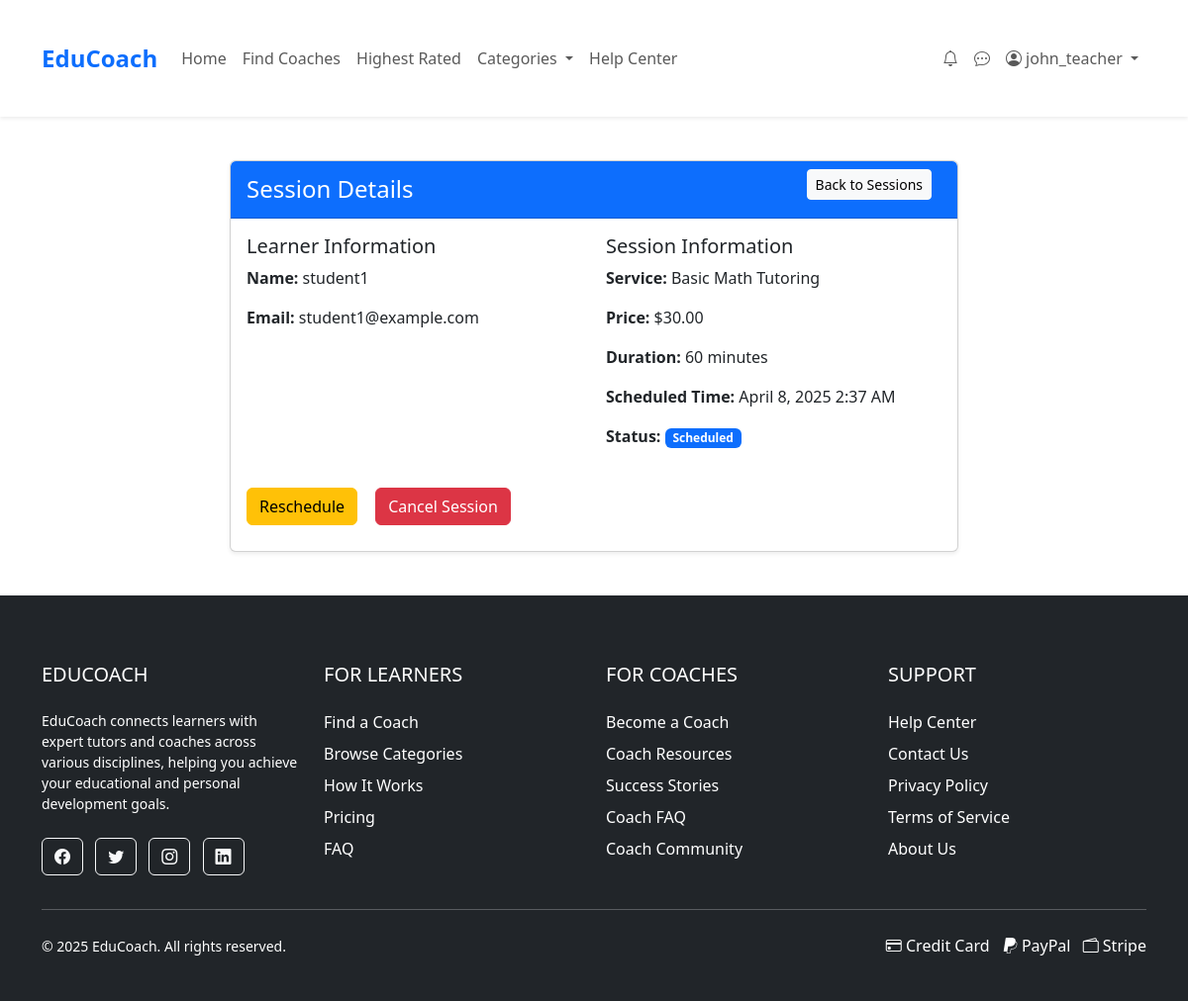
Screenshot of /pages/view-session.php?id=1 (signed in) with the database file from the repository.
### tables this page shows
CREATE TABLE IF NOT EXISTS Sessions (
    session_id INT PRIMARY KEY AUTO_INCREMENT,
    inquiry_id INT,
    learner_id INT,
    coach_id INT,
    tier_id INT,
    scheduled_time DATETIME,
    duration INT,  
    status ENUM('scheduled', 'completed', 'cancelled'),
    created_at TIMESTAMP DEFAULT CURRENT_TIMESTAMP
);

CREATE TABLE IF NOT EXISTS ServiceTiers (
    tier_id INT PRIMARY KEY AUTO_INCREMENT,
    coach_id INT,
    name VARCHAR(50) NOT NULL,
    description TEXT,
    price DECIMAL(8,2) NOT NULL,
    is_popular TINYINT(1) DEFAULT 0
);

### pages/view-session.php (the view, shortened to what this page needs)
<?php
require_once __DIR__ . '/../includes/db_connection.php';
$user_id = $_SESSION['user_id'];
$session_id = (int)$_GET['id'];
$stmt = $pdo->prepare("SELECT user_type FROM Users WHERE user_id = ?");
$stmt->execute([$user_id]);
$user = $stmt->fetch(PDO::FETCH_ASSOC);
$is_coach = ($user['user_type'] === 'business');
try {
    if ($is_coach) {
        $stmt = $pdo->prepare("
            SELECT s.*, u.username as learner_name, u.email as learner_email,
                   st.name as tier_name, st.price,
                   c.coach_id
            FROM sessions s
            JOIN Users u ON s.learner_id = u.user_id
            JOIN ServiceTiers st ON s.tier_id = st.tier_id
            JOIN Coaches c ON s.coach_id = c.coach_id
            WHERE s.session_id = ? AND c.user_id = ?
        ");
    }
    $stmt->execute([$session_id, $user_id]);
    $session = $stmt->fetch(PDO::FETCH_ASSOC);
} catch (PDOException $e) {
    echo "<div class='alert alert-danger'>Error retrieving session: " . $e->getMessage() . "</div>";
    exit;
}
$pending_reschedule = null;
try {
    $stmt = $pdo->prepare("
        SELECT r.*, u.username as requester_name
        FROM RescheduleRequests r
        JOIN Users u ON r.requester_id = u.user_id
        WHERE r.session_id = ? AND r.status = 'pending'
    ");
    $stmt->execute([$session_id]);
    $pending_reschedule = $stmt->fetch(PDO::FETCH_ASSOC);
} catch (PDOException $e) {
    error_log("Error checking reschedule requests: " . $e->getMessage());
}
include __DIR__ . '/../includes/header.php';
?>
<div class="container my-4">
    <div class="row">
        <div class="col-md-8 mx-auto">
            <div class="card shadow-sm">
                <div class="card-header bg-primary text-white d-flex justify-content-between align-items-center">
                    <h4 class="mb-0">Session Details</h4>
                    <a href="session.php" class="btn btn-light btn-sm">Back to Sessions</a>
                </div>
                <div class="card-body">
                    <div class="row mb-4">
                        <div class="col-md-6">
                            <h5><?= $is_coach ? 'Learner' : 'Coach' ?> Information</h5>
                            <p><strong>Name:</strong> <?= htmlspecialchars($is_coach ? $session['learner_name'] : $session['coach_name']) ?></p>
                            <p><strong>Email:</strong> <?= htmlspecialchars($is_coach ? $session['learner_email'] : $session['coach_email']) ?></p>
                        </div>
                        <div class="col-md-6">
                            <h5>Session Information</h5>
                            <p><strong>Service:</strong> <?= htmlspecialchars($session['tier_name']) ?></p>
                            <p><strong>Price:</strong> $<?= number_format($session['price'], 2) ?></p>
                            <p><strong>Duration:</strong> <?= $session['duration'] ?? '60' ?> minutes</p>
                            <p><strong>Scheduled Time:</strong> <?= date('F j, Y g:i A', strtotime($session['scheduled_time'])) ?></p>
                            <p>
                                <strong>Status:</strong>
                                <span class="badge bg-<?=
                                    $session['status'] === 'completed' ? 'success' :
                                    ($session['status'] === 'cancelled' ? 'danger' : 'primary')
                                ?>">
                                    <?= ucfirst($session['status']) ?>
                                </span>
                            </p>
                        </div>
                    </div>
                    <?php if ($session['status'] === 'scheduled'): ?>
                        <div class="row">
                            <div class="col-12">
                                <div class="d-flex gap-2">
                                    <?php if (!$pending_reschedule): ?>
                                        <button class="btn btn-warning reschedule-session" data-session-id="<?= $session['session_id'] ?>">
                                            Reschedule
                                        </button>
                                    <?php endif; ?>
                                    <button class="btn btn-danger cancel-session" data-session-id="<?= $session['session_id'] ?>">
                                        Cancel Session
                                    </button>
                                </div>
                            </div>
                        </div>
                    <?php endif; ?>
                </div>
            </div>
        </div>
    </div>
</div>
<div class="toast-container position-fixed top-0 end-0 p-3" style="z-index: 11000;">
</div>
<?php include __DIR__ . '/../includes/footer.php'; ?>

### assets/css/styles.css (style rules this page uses)
body { font-family: 'Arial', sans-serif; color: #333; line-height: 1.6; }
.card { border-radius: 8px; overflow: hidden; transition: transform 0.3s, box-shadow 0.3s; }
.container { max-width: 1200px; margin: 0 auto; padding: 20px; }
.btn { margin-right: 10px; margin-bottom: 10px; }

### rows the page displays
sessions: tier.name "Basic Math Tutoring", tier.price "30.00", duration "60", scheduled_time "April 8, 2025 2:37 AM", status "Scheduled"

### other values shown
$_SESSION['username'] "john_teacher"
$is_coach ? $session['learner_name'] : $session['coach_name'] "student1"
$is_coach ? $session['learner_email'] : $session['coach_email'] "student1@example.com"
